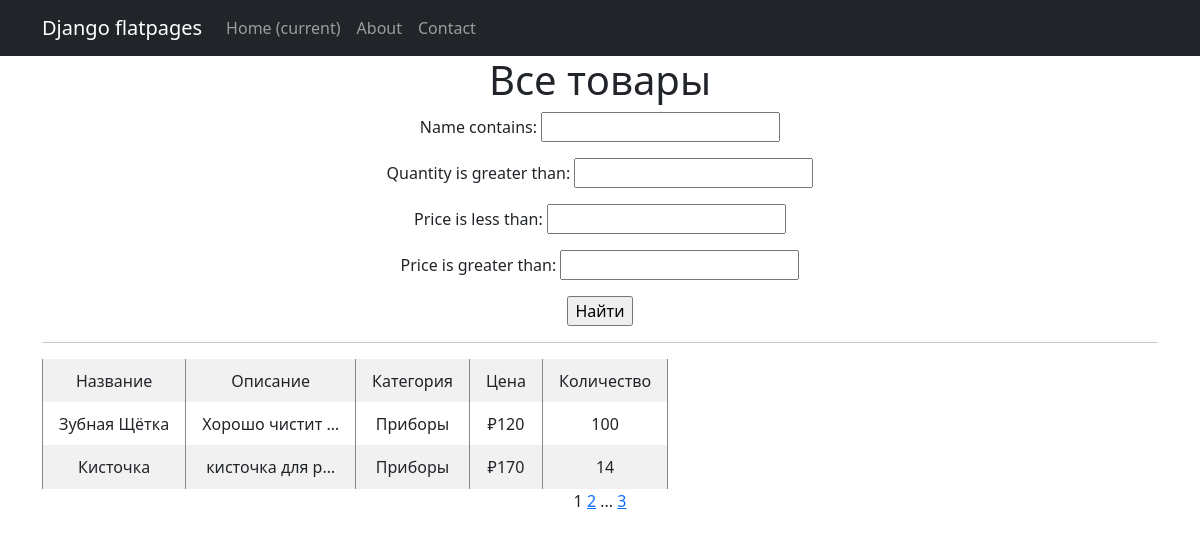
Screenshot of /products/ with the database file from the repository.
### simpleapp/models.py (models this page shows, shortened)
class Product(models.Model):
    name = models.CharField(
        max_length=50,
        unique=True,
    )
    description = models.TextField()
    quantity = models.IntegerField(
        validators=[MinValueValidator(0)],
    )
    category = models.ForeignKey(
        to='Category',
        on_delete=models.CASCADE,
        related_name='products',
    )
    price = models.FloatField(
        validators=[MinValueValidator(0.0)],
    )

class Category(models.Model):
    name = models.CharField(max_length=100, unique=True)
    subscribers = models.ManyToManyField(User)

### simpleapp/views.py (the view)
# urls.py: path('', ProductsList.as_view(), name='product_list'),
class ProductsList(ListView):
    model = Product
    ordering = 'name'
    template_name = 'products.html'
    context_object_name = 'products'
    paginate_by = 2
    def get_queryset(self):
        queryset = super().get_queryset()
        self.filterset = ProductFilter(self.request.GET, queryset)
        return self.filterset.qs
    def get_context_data(self, **kwargs):
        context = super().get_context_data(**kwargs)
        context['filterset'] = self.filterset
        return context

### simpleapp/templatetags/custom_filters.py (called while the page is built)
@register.filter()
def currency(number, symbol='rub'):
    if number %1 == 0:
        number = int(number)
    return f'{CUR_SUMBOLS[symbol]}{number}'

### simpleapp/templatetags/custom_tags.py (called while the page is built)
@register.simple_tag(takes_context=True)
def url_replace(context, **kwargs):
   d = context['request'].GET.copy()
   for k, v in kwargs.items():
       d[k] = v
   return d.urlencode()

### templates/products.html (shortened to what this page needs)
{% extends 'flatpages/default.html' %}
{% load custom_filters %}
{% load custom_tags %}
{% block content %}
   <h1>Все товары</h1>
   <form action="" method="get">
       {{ filterset.form.as_p }}
       <input type="submit" value="Найти" />
   </form>
   <hr>
   {% if products %}
       <table>
           <tr>
               <td>Название</td>
               <td>Описание</td>
               <td>Категория</td>
               <td>Цена</td>
               <td>Количество</td>
           </tr>
           {% for product in products %}
           <tr>
               <td>{{ product.name }}</td>
               <td>{{ product.description|truncatechars:15 }}</td>
               <td>{{ product.category.name }}</td>
               <td>{{ product.price|currency }}</td>
               <td>{{ product.quantity }}</td>
           </tr>
           {% endfor %}
       </table>
   {% else %}
       <h2>Товаров нет!</h2>
   {% endif %}
   {{ page_obj.number }}
   {% if page_obj.has_next %}
       <a href="?{% url_replace page=page_obj.next_page_number %}">{{ page_obj.next_page_number }}</a>
       {% if paginator.num_pages != page_obj.next_page_number %}
           ...
           <a href="?{% url_replace page=page_obj.paginator.num_pages %}">{{ page_obj.paginator.num_pages }}</a>
       {% endif %}
   {% endif %}
{% endblock content %}

### rows the page displays
Product: name "Зубная Щётка", description "Хорошо чистит …", category.name "Приборы", price "₽120", quantity "100"
Product: name "Кисточка", description "кисточка для р…", category.name "Приборы", price "₽170", quantity "14"

### other values shown
{{ page_obj.number }} "1"
{{ page_obj.next_page_number }} "2"
{{ page_obj.paginator.num_pages }} "3"
